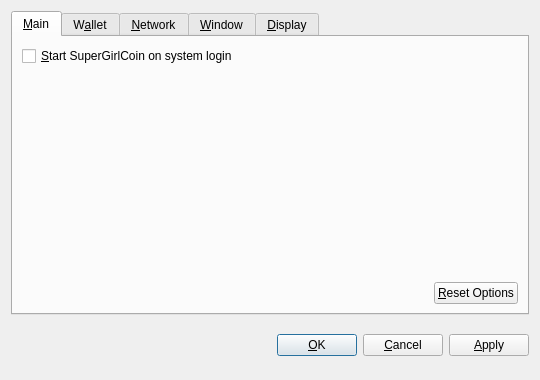
<?xml version="1.0" encoding="UTF-8"?>
<ui version="4.0">
 <class>OptionsDialog</class>
 <widget class="QDialog" name="OptionsDialog">
  <property name="geometry">
   <rect>
    <x>0</x>
    <y>0</y>
    <width>540</width>
    <height>380</height>
   </rect>
  </property>
  <property name="windowTitle">
   <string>Options</string>
  </property>
  <property name="modal">
   <bool>true</bool>
  </property>
  <layout class="QVBoxLayout" name="verticalLayout">
   <item>
    <widget class="QTabWidget" name="tabWidget">
     <property name="tabPosition">
      <enum>QTabWidget::North</enum>
     </property>
     <property name="currentIndex">
      <number>0</number>
     </property>
     <widget class="QWidget" name="tabMain">
      <attribute name="title">
       <string>&amp;Main</string>
      </attribute>
      <layout class="QVBoxLayout" name="verticalLayout_Main">
       <item>
        <widget class="QCheckBox" name="bitcoinAtStartup">
         <property name="toolTip">
          <string>Automatically start SuperGirlCoin after logging in to the system.</string>
         </property>
         <property name="text">
          <string>&amp;Start SuperGirlCoin on system login</string>
         </property>
        </widget>
       </item>
       <item>
        <spacer name="verticalSpacer_Main">
         <property name="orientation">
          <enum>Qt::Vertical</enum>
         </property>
         <property name="sizeHint" stdset="0">
          <size>
           <width>20</width>
           <height>40</height>
          </size>
         </property>
        </spacer>
       </item>
       <item>
        <layout class="QHBoxLayout" name="horizontalLayout_2_Main">
         <item>
          <spacer name="horizontalSpacer_2_Main">
           <property name="orientation">
            <enum>Qt::Horizontal</enum>
           </property>
           <property name="sizeHint" stdset="0">
            <size>
             <width>40</width>
             <height>20</height>
            </size>
           </property>
          </spacer>
         </item>
         <item>
          <widget class="QPushButton" name="resetButton">
           <property name="toolTip">
            <string>Reset all client options to default.</string>
           </property>
           <property name="text">
            <string>&amp;Reset Options</string>
           </property>
           <property name="autoDefault">
            <bool>false</bool>
           </property>
          </widget>
         </item>
        </layout>
       </item>
      </layout>
     </widget>
     <widget class="QWidget" name="tabWallet">
      <attribute name="title">
       <string>W&amp;allet</string>
      </attribute>
      <layout class="QVBoxLayout" name="verticalLayout_Network">
       <item>
        <widget class="QLabel" name="transactionFeeInfoLabel">
         <property name="text">
          <string>Optional transaction fee per kB that helps make sure your transactions are processed quickly. Most transactions are 1 kB.</string>
         </property>
         <property name="textFormat">
          <enum>Qt::PlainText</enum>
         </property>
         <property name="wordWrap">
          <bool>true</bool>
         </property>
        </widget>
       </item>
       <item>
        <layout class="QHBoxLayout" name="horizontalLayout_1_Main">
         <item>
          <widget class="QLabel" name="transactionFeeLabel">
           <property name="text">
            <string>Pay transaction &amp;fee</string>
           </property>
           <property name="textFormat">
            <enum>Qt::PlainText</enum>
           </property>
           <property name="buddy">
            <cstring>transactionFee</cstring>
           </property>
          </widget>
         </item>
         <item>
          <widget class="BitcoinAmountField" name="transactionFee"/>
         </item>
         <item>
          <spacer name="horizontalSpacer_1_Main">
           <property name="orientation">
            <enum>Qt::Horizontal</enum>
           </property>
           <property name="sizeHint" stdset="0">
            <size>
             <width>40</width>
             <height>20</height>
            </size>
           </property>
          </spacer>
         </item>
        </layout>
       </item>
       <item>
        <widget class="QLabel" name="label">
         <property name="text">
          <string>If you disable the spending of unconfirmed change, the change from a transaction cannot be used until that transaction has at least one confirmation. This also affects how your balance is computed.</string>
         </property>
         <property name="wordWrap">
          <bool>true</bool>
         </property>
        </widget>
       </item>
       <item>
        <widget class="QCheckBox" name="spendZeroConfChange">
         <property name="text">
          <string>Spend unconfirmed change  (experts only)</string>
         </property>
        </widget>
       </item>
       <item>
        <spacer name="verticalSpacer">
         <property name="orientation">
          <enum>Qt::Vertical</enum>
         </property>
         <property name="sizeHint" stdset="0">
          <size>
           <width>20</width>
           <height>40</height>
          </size>
         </property>
        </spacer>
       </item>
      </layout>
     </widget>
     <widget class="QWidget" name="tabNetwork">
      <attribute name="title">
       <string>&amp;Network</string>
      </attribute>
      <layout class="QVBoxLayout" name="verticalLayout_Network">
       <item>
        <widget class="QCheckBox" name="mapPortUpnp">
         <property name="toolTip">
          <string>Automatically open the SuperGirlCoin client port on the router. This only works when your router supports UPnP and it is enabled.</string>
         </property>
         <property name="text">
          <string>Map port using &amp;UPnP</string>
         </property>
        </widget>
       </item>
       <item>
        <widget class="QCheckBox" name="connectSocks">
         <property name="toolTip">
          <string>Connect to the SuperGirlCoin network through a SOCKS proxy (e.g. when connecting through Tor).</string>
         </property>
         <property name="text">
          <string>&amp;Connect through SOCKS proxy:</string>
         </property>
        </widget>
       </item>
       <item>
        <layout class="QHBoxLayout" name="horizontalLayout_Network">
         <item>
          <widget class="QLabel" name="proxyIpLabel">
           <property name="text">
            <string>Proxy &amp;IP:</string>
           </property>
           <property name="textFormat">
            <enum>Qt::PlainText</enum>
           </property>
           <property name="buddy">
            <cstring>proxyIp</cstring>
           </property>
          </widget>
         </item>
         <item>
          <widget class="QValidatedLineEdit" name="proxyIp">
           <property name="maximumSize">
            <size>
             <width>140</width>
             <height>16777215</height>
            </size>
           </property>
           <property name="toolTip">
            <string>IP address of the proxy (e.g. 127.0.0.1)</string>
           </property>
          </widget>
         </item>
         <item>
          <widget class="QLabel" name="proxyPortLabel">
           <property name="text">
            <string>&amp;Port:</string>
           </property>
           <property name="textFormat">
            <enum>Qt::PlainText</enum>
           </property>
           <property name="buddy">
            <cstring>proxyPort</cstring>
           </property>
          </widget>
         </item>
         <item>
          <widget class="QLineEdit" name="proxyPort">
           <property name="maximumSize">
            <size>
             <width>55</width>
             <height>16777215</height>
            </size>
           </property>
           <property name="toolTip">
            <string>Port of the proxy (e.g. 9050)</string>
           </property>
          </widget>
         </item>
         <item>
          <widget class="QLabel" name="socksVersionLabel">
           <property name="text">
            <string>SOCKS &amp;Version:</string>
           </property>
           <property name="textFormat">
            <enum>Qt::PlainText</enum>
           </property>
           <property name="buddy">
            <cstring>socksVersion</cstring>
           </property>
          </widget>
         </item>
         <item>
          <widget class="QValueComboBox" name="socksVersion">
           <property name="toolTip">
            <string>SOCKS version of the proxy (e.g. 5)</string>
           </property>
          </widget>
         </item>
         <item>
          <spacer name="horizontalSpacer_Network">
           <property name="orientation">
            <enum>Qt::Horizontal</enum>
           </property>
           <property name="sizeHint" stdset="0">
            <size>
             <width>40</width>
             <height>20</height>
            </size>
           </property>
          </spacer>
         </item>
        </layout>
       </item>
       <item>
        <spacer name="verticalSpacer_Network">
         <property name="orientation">
          <enum>Qt::Vertical</enum>
         </property>
         <property name="sizeHint" stdset="0">
          <size>
           <width>20</width>
           <height>40</height>
          </size>
         </property>
        </spacer>
       </item>
      </layout>
     </widget>
     <widget class="QWidget" name="tabWindow">
      <attribute name="title">
       <string>&amp;Window</string>
      </attribute>
      <layout class="QVBoxLayout" name="verticalLayout_Window">
       <item>
        <widget class="QCheckBox" name="minimizeToTray">
         <property name="toolTip">
          <string>Show only a tray icon after minimizing the window.</string>
         </property>
         <property name="text">
          <string>&amp;Minimize to the tray instead of the taskbar</string>
         </property>
        </widget>
       </item>
       <item>
        <widget class="QCheckBox" name="minimizeOnClose">
         <property name="toolTip">
          <string>Minimize instead of exit the application when the window is closed. When this option is enabled, the application will be closed only after selecting Quit in the menu.</string>
         </property>
         <property name="text">
          <string>M&amp;inimize on close</string>
         </property>
        </widget>
       </item>
       <item>
        <spacer name="verticalSpacer_Window">
         <property name="orientation">
          <enum>Qt::Vertical</enum>
         </property>
         <property name="sizeHint" stdset="0">
          <size>
           <width>20</width>
           <height>40</height>
          </size>
         </property>
        </spacer>
       </item>
      </layout>
     </widget>
     <widget class="QWidget" name="tabDisplay">
      <attribute name="title">
       <string>&amp;Display</string>
      </attribute>
      <layout class="QVBoxLayout" name="verticalLayout_Display">
       <item>
        <layout class="QHBoxLayout" name="horizontalLayout_1_Display">
         <item>
          <widget class="QLabel" name="langLabel">
           <property name="text">
            <string>User Interface &amp;language:</string>
           </property>
           <property name="textFormat">
            <enum>Qt::PlainText</enum>
           </property>
           <property name="buddy">
            <cstring>lang</cstring>
           </property>
          </widget>
         </item>
         <item>
          <widget class="QValueComboBox" name="lang">
           <property name="toolTip">
            <string>The user interface language can be set here. This setting will take effect after restarting SuperGirlCoin.</string>
           </property>
          </widget>
         </item>
        </layout>
       </item>
       <item>
        <layout class="QHBoxLayout" name="horizontalLayout_2_Display">
         <item>
          <widget class="QLabel" name="unitLabel">
           <property name="text">
            <string>&amp;Unit to show amounts in:</string>
           </property>
           <property name="textFormat">
            <enum>Qt::PlainText</enum>
           </property>
           <property name="buddy">
            <cstring>unit</cstring>
           </property>
          </widget>
         </item>
         <item>
          <widget class="QValueComboBox" name="unit">
           <property name="toolTip">
            <string>Choose the default subdivision unit to show in the interface and when sending coins.</string>
           </property>
          </widget>
         </item>
        </layout>
       </item>
       <item>
        <widget class="QCheckBox" name="displayAddresses">
         <property name="toolTip">
          <string>Whether to show SuperGirlCoin addresses in the transaction list or not.</string>
         </property>
         <property name="text">
          <string>&amp;Display addresses in transaction list</string>
         </property>
        </widget>
       </item>
       <item>
        <widget class="QCheckBox" name="coinControlFeatures">
         <property name="toolTip">
          <string>Whether to show coin control features or not.</string>
         </property>
         <property name="text">
          <string>Display coin &amp;control features (experts only!)</string>
         </property>
        </widget>
       </item>
       <item>
        <spacer name="verticalSpacer_Display">
         <property name="orientation">
          <enum>Qt::Vertical</enum>
         </property>
         <property name="sizeHint" stdset="0">
          <size>
           <width>20</width>
           <height>40</height>
          </size>
         </property>
        </spacer>
       </item>
      </layout>
     </widget>
    </widget>
   </item>
   <item>
    <layout class="QHBoxLayout" name="horizontalLayout_Buttons">
     <item>
      <spacer name="horizontalSpacer_1">
       <property name="orientation">
        <enum>Qt::Horizontal</enum>
       </property>
       <property name="sizeHint" stdset="0">
        <size>
         <width>40</width>
         <height>48</height>
        </size>
       </property>
      </spacer>
     </item>
     <item>
      <widget class="QLabel" name="statusLabel">
       <property name="font">
        <font>
         <weight>75</weight>
         <bold>true</bold>
        </font>
       </property>
       <property name="text">
        <string/>
       </property>
       <property name="textFormat">
        <enum>Qt::PlainText</enum>
       </property>
       <property name="wordWrap">
        <bool>true</bool>
       </property>
      </widget>
     </item>
     <item>
      <spacer name="horizontalSpacer_2">
       <property name="orientation">
        <enum>Qt::Horizontal</enum>
       </property>
       <property name="sizeHint" stdset="0">
        <size>
         <width>40</width>
         <height>48</height>
        </size>
       </property>
      </spacer>
     </item>
     <item>
      <widget class="QPushButton" name="okButton">
       <property name="text">
        <string>&amp;OK</string>
       </property>
      </widget>
     </item>
     <item>
      <widget class="QPushButton" name="cancelButton">
       <property name="text">
        <string>&amp;Cancel</string>
       </property>
       <property name="autoDefault">
        <bool>false</bool>
       </property>
      </widget>
     </item>
     <item>
      <widget class="QPushButton" name="applyButton">
       <property name="text">
        <string>&amp;Apply</string>
       </property>
       <property name="autoDefault">
        <bool>false</bool>
       </property>
      </widget>
     </item>
    </layout>
   </item>
  </layout>
 </widget>
 <customwidgets>
  <customwidget>
   <class>BitcoinAmountField</class>
   <extends>QSpinBox</extends>
   <header>bitcoinamountfield.h</header>
  </customwidget>
  <customwidget>
   <class>QValueComboBox</class>
   <extends>QComboBox</extends>
   <header>qvaluecombobox.h</header>
  </customwidget>
  <customwidget>
   <class>QValidatedLineEdit</class>
   <extends>QLineEdit</extends>
   <header>qvalidatedlineedit.h</header>
  </customwidget>
 </customwidgets>
 <resources/>
 <connections/>
</ui>
